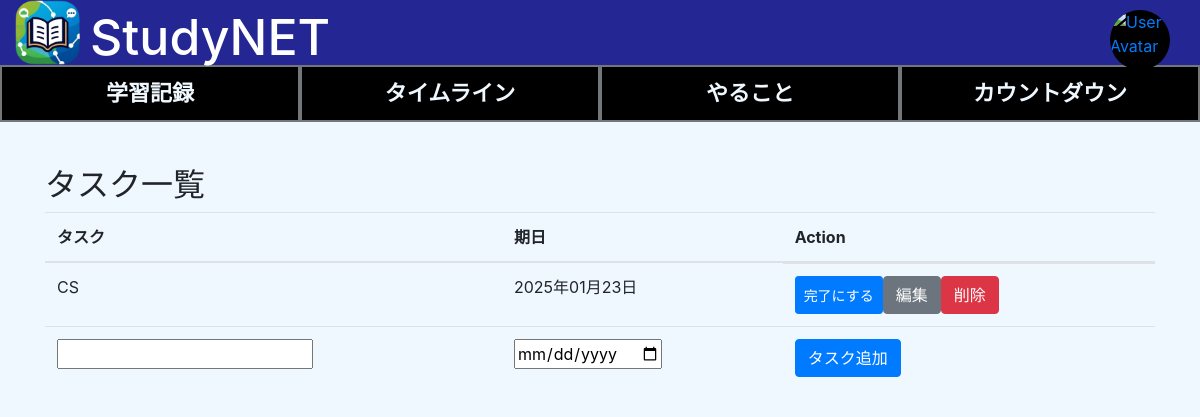
Page /todo/ on the earlier database version.
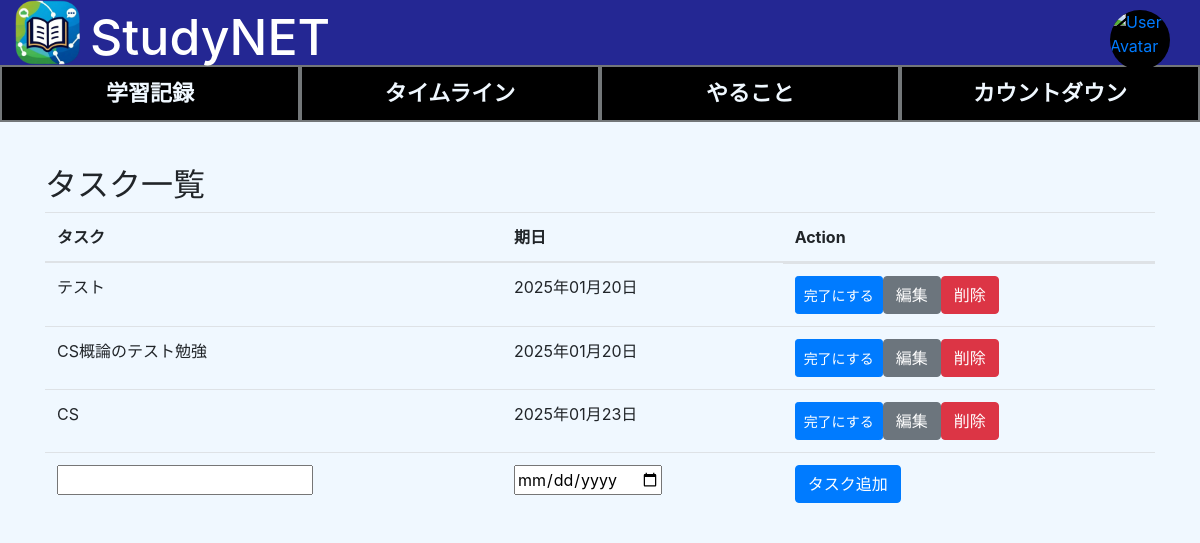
Same page on the later database version.
### todo/models.py (models this page shows, shortened)
class Task(models.Model):
    title = models.CharField(max_length=200)
    created_at = models.DateTimeField(auto_now_add=True)
    due_date = models.DateField(null=True, blank=True)
    is_completed = models.BooleanField(default=False)

### todo/views.py (the view)
# urls.py: path('', TaskList.as_view(), name='task_list'),
class TaskList(ListView):
    model = Task
    template_name = 'todo/task_list.html'
    context_object_name = 'tasks'
    ordering = ['-created_at', 'due_date']
    def get_context_data(self, **kwargs):
        context = super().get_context_data(**kwargs)
        context['form'] = TaskForm()
        return context

### todo/forms.py
class TaskForm(forms.ModelForm):
    due_date = forms.DateField(widget=forms.DateInput(attrs={'type': 'date'}), required=False)
    class Meta:
        model = Task
        fields = ('title', 'due_date')

### todo/templates/todo/task_list.html (shortened to what this page needs)
{% extends 'todo/base.html' %}
{% block content %}
  <h2>タスク一覧</h2>
  <table class="table">
    <thead>
      <tr>
        <th>タスク</th>
        <th>期日</th>
        <th>Action</th>
      </tr>
    </thead>
    <tbody>
      {% for task in tasks %}
        <tr data-id="{{ task.id }}" {% if task.is_completed %} class="completed"{% endif %} class="task-display">
          <td class="task_title">{{ task.title }}</td>
          <td class="task_due_date">{{ task.due_date | date:"Y年m月d日" }}</td>
          <td class="flex">
            <button class="btn btn-primary btn-sm toggle-completed" data-id="{{ task.id }}">
              {% if task.is_completed %}未完了にする{% else %}完了にする{% endif %}
            </button>
            <a href="{% url 'task_edit' task.id %}" class="btn btn-secondary">編集</a>
            <form method="post" action="{% url 'task_delete' task.id %}" style="display:inline;">
              <button type="submit" class="btn btn-danger" onclick="return confirm('本当に削除してもよろしいですか？')">削除</button>
            </form>
          </td>
        </tr>
      {% empty %}
        <tr>
          <td colspan="4">タスクがありません</td>
        </tr>
      {% endfor %}
      {% include 'todo/task_form.html' with form=form %}
    </tbody>
  </table>
{% endblock %}

Differences in the rows shown:
added Task: title "テスト", due_date "2025年01月20日", is_completed "完了にする"
added Task: title "CS概論のテスト勉強", due_date "2025年01月20日", is_completed "完了にする"
